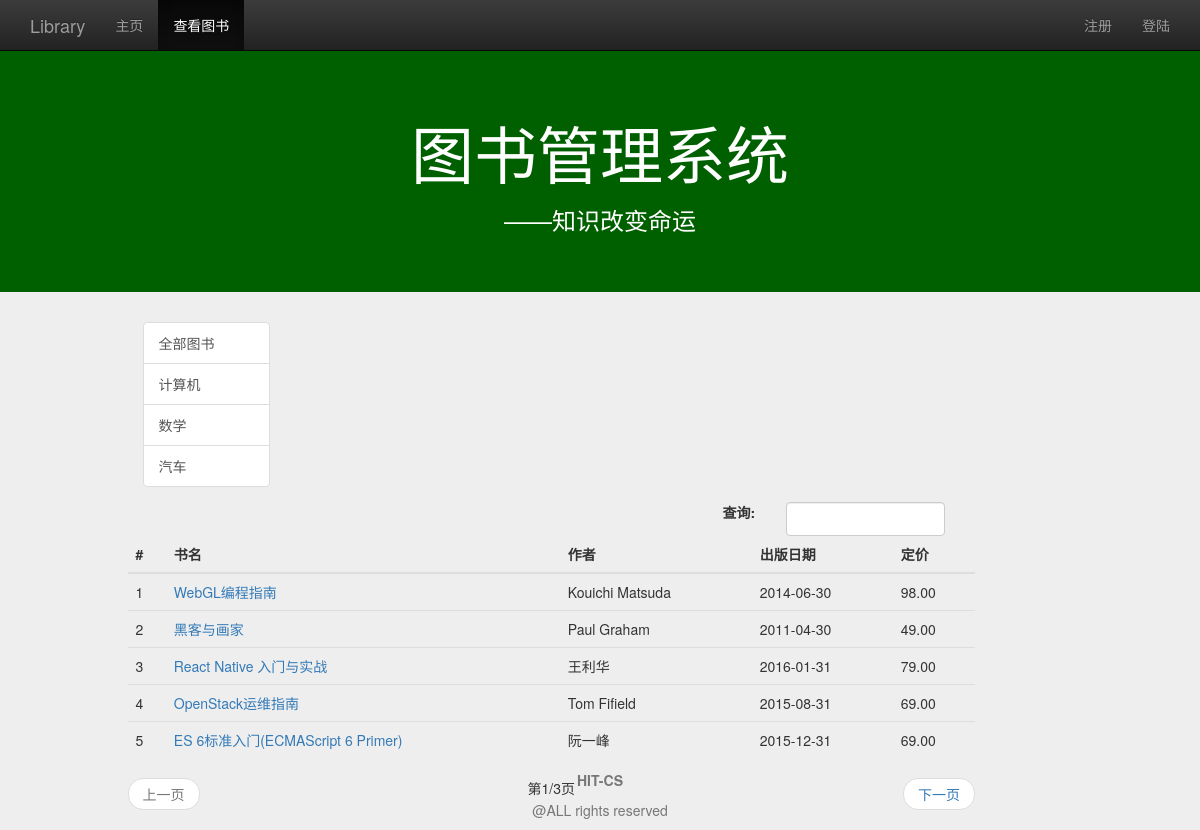
The app's page /view_book_list/ with its own data.
### management/models.py (models this page shows, shortened)
class Book(models.Model):
    name=models.CharField(max_length=128)
    price=models.FloatField()
    author=models.CharField(max_length=128)
    publish_date=models.DateField()
    category=models.CharField(max_length=128)
    class META:
        ordering=['name']

### management/views.py (the view)
# urls.py: url(r'^view_book_list/$',views.view_book_list,name='view_book_list'),
def view_book_list(request):
    user=request.user if request.user.is_authenticated() else None
    category_list=Book.objects.values_list('category',flat=True).distinct()
    query_category=request.GET.get('category','all')
    if(not query_category) or Book.objects.filter(category=query_category).count() is 0:
        query_category = 'all'
        book_list=Book.objects.all()
    else:
        book_list=Book.objects.filter(category=query_category)
    if request.method=='POST':
        keyword=request.POST.get('keyword','')
        book_list=Book.objects.filter(name__contains=keyword)
        query_category='all'
    paginator=Paginator(book_list,5)
    page=request.GET.get('page')
    try:
        book_list=paginator.page(page)
    except PageNotAnInteger:
        book_list=paginator.page(1)
    except EmptyPage:
        book_list=paginator.page(paginator.num_pages)
    content={
            'user':user,
            'active_menu':'view_book',
            'category_list':category_list,
            'query_category':query_category,
            'book_list':book_list,
            }
    return render(request,'management/view_book_list.html',content)

### management/templates/management/view_book_list.html (shortened to what this page needs)
{% extends "management/base.html" %}
{% load staticfiles %}
{% block content %}
	<div class="container">
		<div class="row">
			<div class="col-md-10 col-md-offset-1">
				<div class="col-md-2">
					<a href="{% url 'view_book_list' %}" class="list-group-item" id="id_category_all">全部图书</a>
					{% for category in category_list %}
					<a href="{% url 'view_book_list' %}?category={{ category }}" class="list-group-item" id="id_category_{{ category }}">{{ category }}</a>
					{% endfor %}
				</div>
			</div>
			<div class="col-md-9 col-md-offset-1">
				<div class="col-md-4 col-md-offset-8">
					<form role="form" method="post" name="search_form">
						<div class="form-group">
							<label for="id_search_input" class="col-md-3 control-label">查询:</label>
							<div class="col-md-9">
								<input type="search" class="form-control" required  name="keyword" id="id_search_input" autofocus>
							</div>
						</div>
					</form>
				</div>
				<table class="table table-hover">
					<thead>
						<tr>
							<th>#</th>
							<th>书名</th>
							<th>作者</th>
							<th>出版日期</th>
							<th>定价</th>
						</tr>
					</thead>
					<tbody>
						{% for book in book_list %}
						<tr>
							<td>{{ forloop.counter }}</td>
							<td><a href="{% url 'detail' %}?id={{ book.id }}">{{ book.name }}</a></td>
							<td>{{ book.author }}</td>
							<td>{{ book.publish_date|date:"Y-m-d" }}</td>
							<td>{{ book.price|floatformat:2 }}</td>
						</tr>
						{% empty %}
						<tr>
							<td>暂无图书</td>
						</tr>
						{% endfor %}
					</tbody>
				</table>
				<nav>
					<ul class="pager">
						{% if book_list.has_previous %}
						<li class="previous"><a href="?category={{ query_category }}&page={{ book_list.previous_page_number }}">上一页</a></li>
						{% else %}
						<li class="previous disabled"><a href="#">上一页</a></li>
						{% endif %}
						第{{ book_list.number }}/{{ book_list.paginator.num_pages }}页
						{% if book_list.has_next %}
						<li class="next"><a href="?category={{ query_category }}&page={{ book_list.next_page_number }}">下一页</a></li>
						{% else %}
						<li class="next disabled"><a href="#">下一页</a></li>
						{% endif %}
					</ul>
				</nav>
			</div>
		</div>
	</div>
{% endblock %}

### management/templates/management/base.html (shortened to what this page needs)
{% load staticfiles %}
<!DOCTYPE html>
<html lang="zh-cn">
<head>
	<link rel="stylesheet" type="text/css" href="{% static 'management/css/bootstrap.min.css' %}">
	<link rel="stylesheet" type="text/css" href="{% static 'management/css/bootstrap-theme.min.css' %}">
	<link rel="stylesheet" type="text/css" href="{% static 'management/css/base.css' %}">
</head>
<body>
	<nav class="navbar navbar-inverse navbar-fixed-top" role="navigation">
		<div class="container">
			<div class="navbar-header">
				<a href="{% url 'homepage' %}" class="navbar-brand">Library</a>
			</div>
			<div class="collapse navbar-collapse" id="navbar-collapse-basepage">
				<ul class="nav navbar-nav">
					<li id="homepage"><a href="{% url 'homepage' %}">主页</a></li>
					<li id="view_book"><a href="{% url 'view_book_list' %}">查看图书</a></li>
				</ul>
				<ul class="nav navbar-nav navbar-right">
					{% if user %}
					<li><p class="navbar-text">欢迎您&nbsp;&nbsp;<span id="base_name">{{ user.myuser.nickname }}</span></p></li>
					<li><a href="{% url 'logout' %}">注销</a></li>
					<li><a href="{% url 'set_password' %}">修改密码</a></li>
					{% else %}
					<li><a href="{% url 'signup' %}">注册</a></li>
					<li><a href="{% url 'login' %}">登陆</a></li>
					{% endif %}
			</div>
		</div>
	</nav>
	<header class="jumbotron subhead" id="header-base">
		<div class="container">
			<h1 class="text-center">图书管理系统</h1>
			<h3 class="text-center">——知识改变命运</h3>
		</div>
	</header>
	{% block content %}{% endblock %}
<footer class="footer navbar-fixed-bottom" role="contentinfo">
<div class="container">
	<p class="text-muted text-center credit"><strong>HIT-CS</strong></p>
	<p class="text-muted text-center credit">@ALL rights reserved</p>
</div>
</footer>
</body>
</html>

### static/management/css/base.css (style rules this page uses)
body { padding-top:50px; background-color:#eeeeee; }
#header-base { background-color:#006000; color:#fff; }

### records on screen
Book: name "WebGL编程指南", author "Kouichi Matsuda", publish_date "2014-06-30", price "98.00"
Book: name "黑客与画家", author "Paul Graham", publish_date "2011-04-30", price "49.00"
Book: name "React Native 入门与实战", author "王利华", publish_date "2016-01-31", price "79.00"
Book: name "OpenStack运维指南", author "Tom Fifield", publish_date "2015-08-31", price "69.00"
Book: name "ES 6标准入门(ECMAScript 6 Primer)", author "阮一峰", publish_date "2015-12-31", price "69.00"

### other values on screen
{{ category }} "计算机" "数学" "汽车"
{{ book_list.number }} "1"
{{ book_list.paginator.num_pages }} "3"
